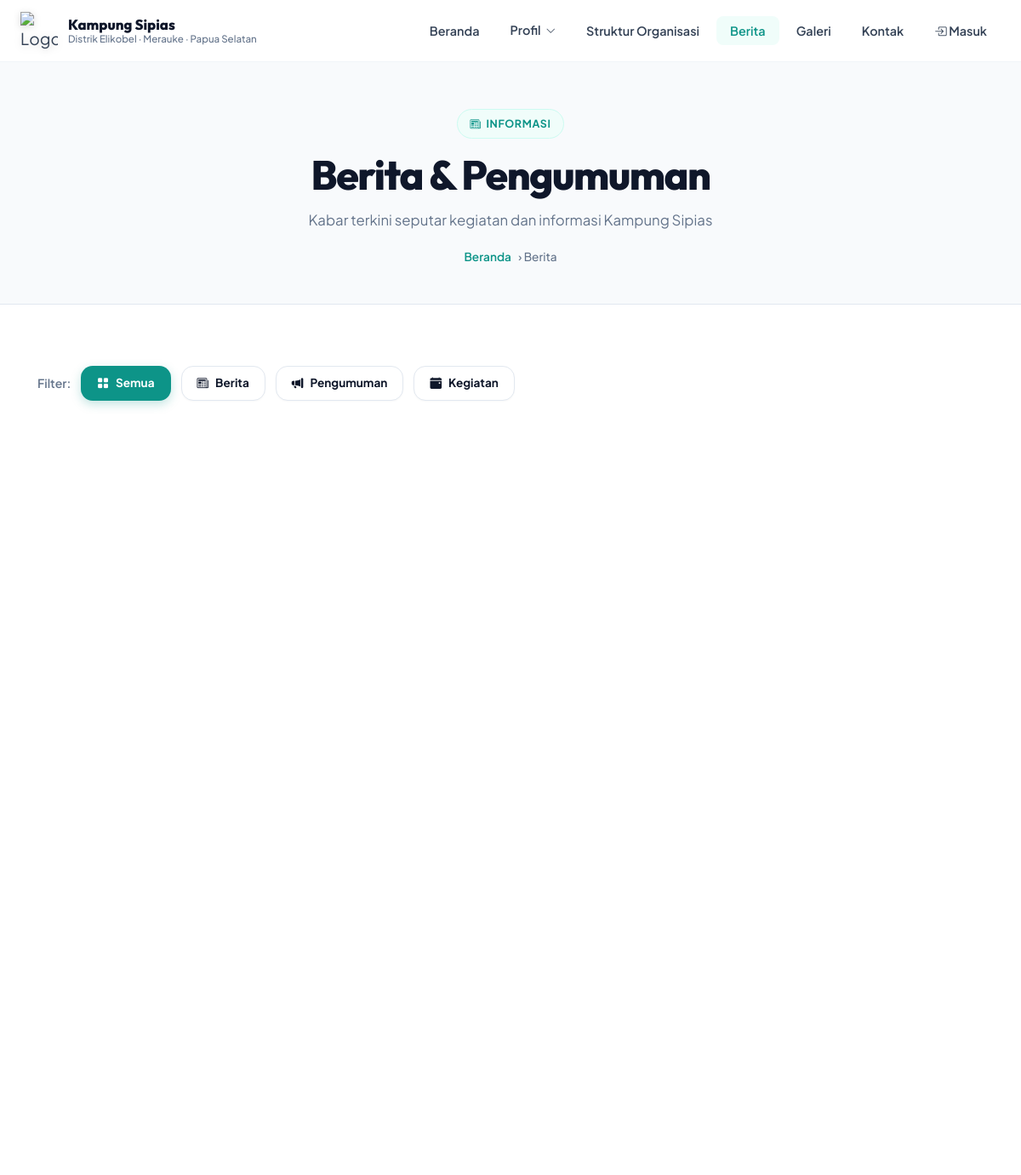
The page /berita/ (upper part) on the database as committed earlier.
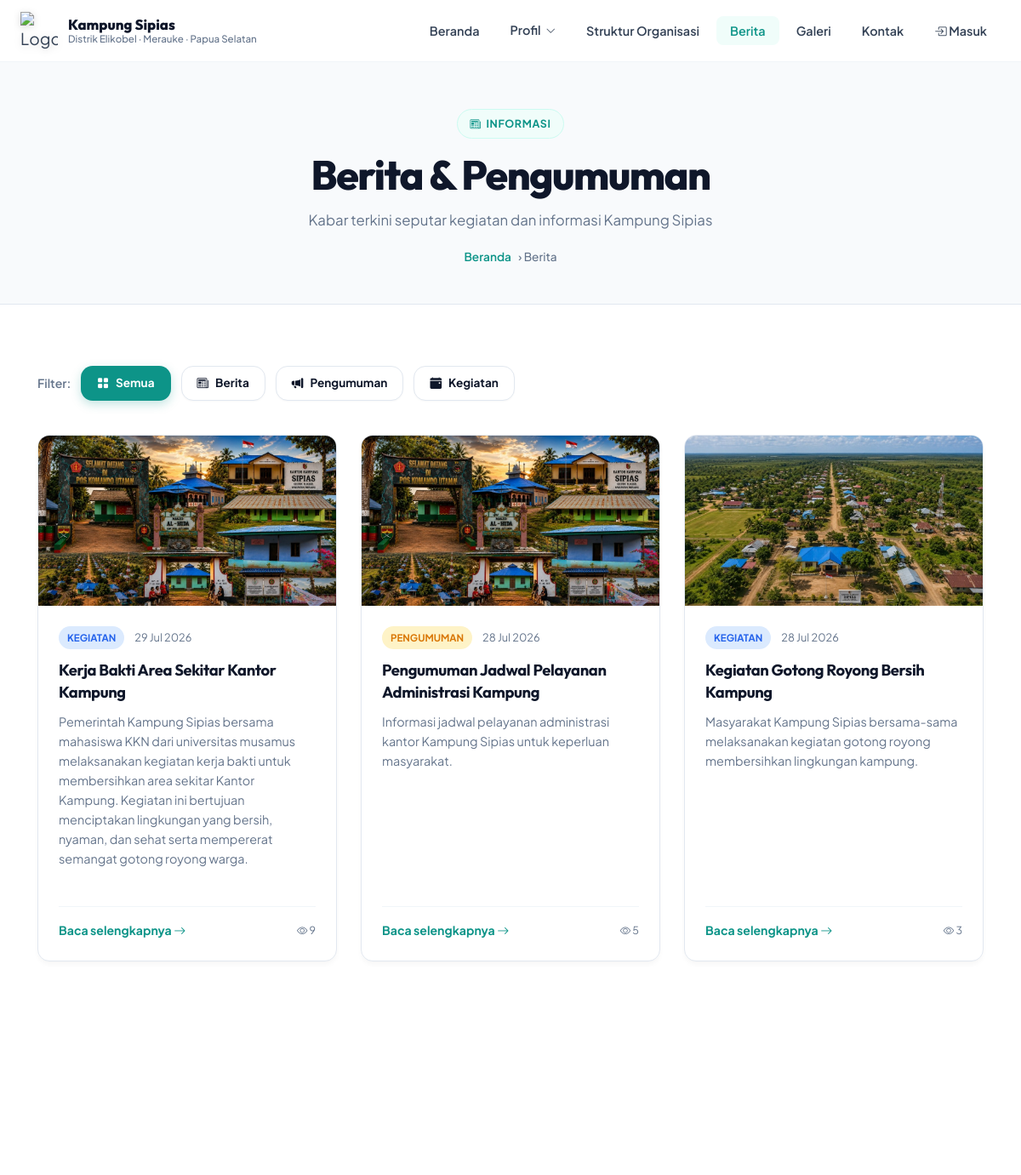
The same page on the database as committed later.
### berita/models.py (models this page shows, shortened)
class Berita(models.Model):
    JENIS_CHOICES = [
        ('berita', 'Berita'),
        ('pengumuman', 'Pengumuman'),
        ('kegiatan', 'Kegiatan'),
    ]
    STATUS_CHOICES = [
        ('draft', 'Draft'),
        ('published', 'Dipublikasikan'),
    ]
    judul = models.CharField(max_length=300)
    slug = models.SlugField(unique=True, max_length=300)
    kategori = models.ForeignKey(KategoriBerita, on_delete=models.SET_NULL, null=True, blank=True)
    jenis = models.CharField(max_length=20, choices=JENIS_CHOICES, default='berita')
    ringkasan = models.TextField(max_length=500, blank=True, verbose_name='Ringkasan / Excerpt')
    konten = CKEditor5Field(verbose_name='Konten Berita', config_name='extends')
    gambar = models.ImageField(upload_to='berita/', blank=True, null=True, verbose_name='Gambar Utama')
    penulis = models.CharField(max_length=100, default='Admin Kampung Sipias')
    status = models.CharField(max_length=20, choices=STATUS_CHOICES, default='draft')
    tanggal_publish = models.DateTimeField(auto_now_add=True)
    tanggal_update = models.DateTimeField(auto_now=True)
    views = models.PositiveIntegerField(default=0)
    unggulan = models.BooleanField(default=True, verbose_name='Jadikan Unggulan')
    class Meta:
        ordering = ['-tanggal_publish']
        verbose_name = 'Berita'
        verbose_name_plural = 'Berita & Pengumuman'
    def get_absolute_url(self):
        from django.urls import reverse
        return reverse('berita:detail', kwargs={'slug': self.slug})

### berita/views.py (the view)
# urls.py: path('', views.daftar_berita, name='daftar'),
def daftar_berita(request):
    berita_list = Berita.objects.filter(status='published')
    jenis = request.GET.get('jenis', '')
    if jenis:
        berita_list = berita_list.filter(jenis=jenis)
    kategori_list = KategoriBerita.objects.all()
    context = {
        'berita_list': berita_list,
        'kategori_list': kategori_list,
        'jenis_aktif': jenis,
        'page_title': 'Berita & Pengumuman',
    }
    return render(request, 'berita/daftar.html', context)

### core/context_processors.py (called while the page is built)
def profil_context(request):
    try:
        profil = ProfilKampung.objects.first()
    except Exception:
        profil = None
    return {
        'profil': profil
    }

### templates/berita/daftar.html (shortened to what this page needs)
{% extends 'base.html' %}
{% load static %}
{% block content %}
<div class="page-header">
  <div class="page-header-content">
    <span class="badge badge-accent"><i class="bi bi-newspaper"></i> Informasi</span>
    <h1>Berita & Pengumuman</h1>
    <p>Kabar terkini seputar kegiatan dan informasi Kampung Sipias</p>
    <div class="breadcrumb">
      <a href="{% url 'core:landing' %}">Beranda</a> › Berita
    </div>
  </div>
</div>
<section class="section">
  <div class="container">
    <div style="display:flex;gap:12px;flex-wrap:wrap;margin-bottom:40px;align-items:center;">
      <span style="font-size:0.88rem;font-weight:600;color:var(--text-muted);">Filter:</span>
      <a href="{% url 'berita:daftar' %}" class="btn btn-sm {% if not jenis_aktif %}btn-primary{% else %}btn-outline{% endif %}">
        <i class="bi bi-grid-fill"></i> Semua
      </a>
      <a href="?jenis=berita" class="btn btn-sm {% if jenis_aktif == 'berita' %}btn-primary{% else %}btn-outline{% endif %}">
        <i class="bi bi-newspaper"></i> Berita
      </a>
      <a href="?jenis=pengumuman" class="btn btn-sm {% if jenis_aktif == 'pengumuman' %}btn-primary{% else %}btn-outline{% endif %}">
        <i class="bi bi-megaphone-fill"></i> Pengumuman
      </a>
      <a href="?jenis=kegiatan" class="btn btn-sm {% if jenis_aktif == 'kegiatan' %}btn-primary{% else %}btn-outline{% endif %}">
        <i class="bi bi-calendar-event-fill"></i> Kegiatan
      </a>
    </div>
    {% if berita_list %}
    <div class="grid-3">
      {% for b in berita_list %}
      <article class="card berita-card">
        {% if b.gambar %}
          <img src="{{ b.gambar.url }}" alt="{{ b.judul }}" class="berita-card-img">
        {% endif %}
        <div class="berita-card-body">
          <div class="berita-card-meta">
            <span class="tag tag-{{ b.jenis }}">{{ b.get_jenis_display }}</span>
            <span class="berita-card-date">{{ b.tanggal_publish|date:"d M Y" }}</span>
          </div>
          <a href="{{ b.get_absolute_url }}">
            <h3 class="berita-card-title">{{ b.judul }}</h3>
          </a>
          <p class="berita-card-excerpt">
            {% if b.ringkasan %}{{ b.ringkasan }}{% else %}{{ b.konten|striptags|truncatewords:25 }}{% endif %}
          </p>
          <div class="berita-card-footer">
            <a href="{{ b.get_absolute_url }}" class="read-more">Baca selengkapnya <i class="bi bi-arrow-right"></i></a>
            <span style="font-size:0.78rem;color:var(--text-muted);"><i class="bi bi-eye"></i> {{ b.views }}</span>
          </div>
        </div>
      </article>
      {% endfor %}
    </div>
    {% endif %}
  </div>
</section>
{% endblock %}

Rows that differ between the two databases and show on the page:
now on this page (row unchanged): Berita: gambar (picture), jenis "KEGIATAN", tanggal_publish "29 Jul 2026", judul "Kerja Bakti Area Sekitar Kantor Kampung", ringkasan "Pemerintah Kampung Sipias bersama mahasiswa KKN dari universitas musamus melaksanakan kegiatan kerja bakti untuk membersihkan area sekitar Kantor Kampung. Kegiatan ini bertujuan menciptakan lingkungan yang bersih, nyaman, dan sehat serta mempererat semangat gotong royong warga.", views "9"
now on this page (row edited): Berita: gambar (picture), jenis "PENGUMUMAN", tanggal_publish "28 Jul 2026", judul "Pengumuman Jadwal Pelayanan Administrasi Kampung", ringkasan "Informasi jadwal pelayanan administrasi kantor Kampung Sipias untuk keperluan masyarakat.", views "5"
now on this page (row edited): Berita: gambar (picture), jenis "KEGIATAN", tanggal_publish "28 Jul 2026", judul "Kegiatan Gotong Royong Bersih Kampung", ringkasan "Masyarakat Kampung Sipias bersama-sama melaksanakan kegiatan gotong royong membersihkan lingkungan kampung.", views "3"
